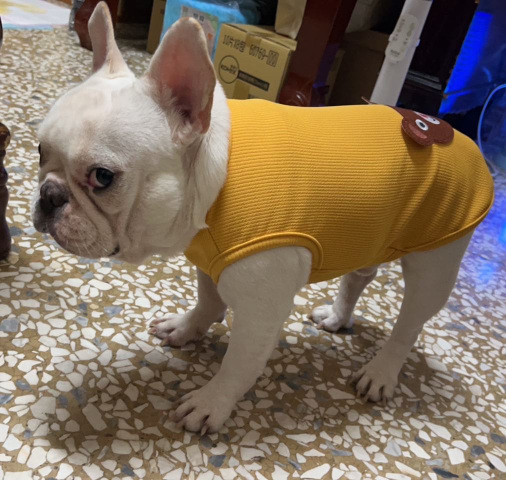
#> input picture week06/img3.jpg, 1012 x 960 px (shown at 1/2 size)
$ python 0325_5.py
#> lines starting #> are read from the running program, lines starting #| are printed output that depends on the picture
import cv2
import numpy as np
import matplotlib.pyplot as plt

img=cv2.imread("img3.jpg",0)
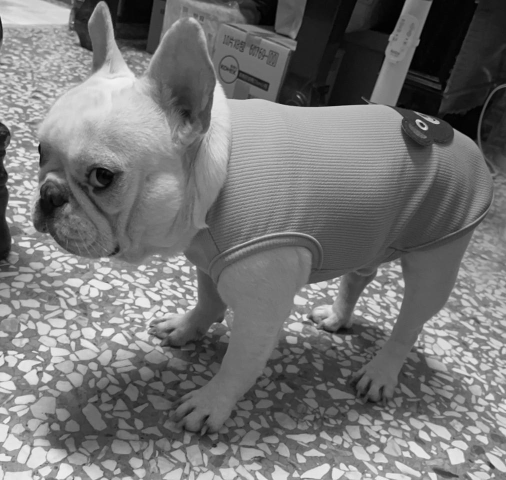
#> img: shape (960, 1012) (shown at 1/2 size); min 0, max 247, mean 116.8
img=cv2.resize(img,(300,300))
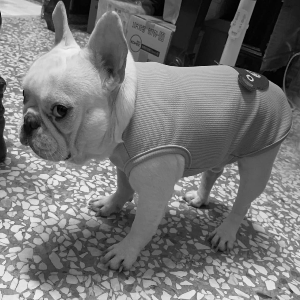
#> img: shape (300, 300); min 0, max 241, mean 116.7

# cv2.calcHist(images, channels, mask, histSize, ranges) 計算直方圖
# channels : gray[0] ; color image,B:[0] G:[1] R:[2]
# histSize : BIN count
# ranges : 像素值範圍, Normally, it is [0,256]

hist=cv2.calcHist( [img] , [0] , None , [256] , [0,256] )
#> hist = 256 values, max 826 at index 109, min 0 at index 242, mean 351.6

plt.hist(img.ravel(),256) # ravel() 是 NumPy 的函式，會把影像從 2D 展平成 1 維陣列。
plt.show()
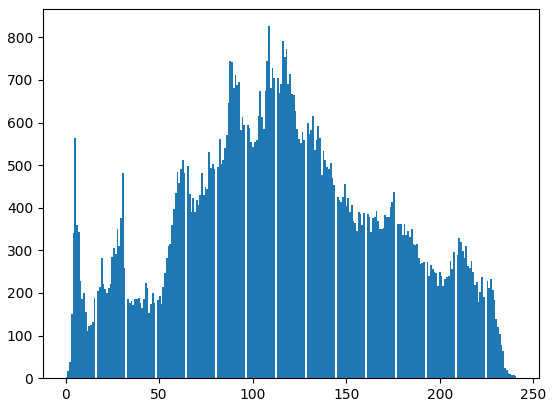
#> figure drawn by matplotlib, 1 panel; tallest bar 826 high, from x = 108.3 to 109.2

cv2.imshow('img',img)
cv2.waitKey(0)
cv2.destroyAllWindows()

$ run again, with week06/img2.jpg copied over week06/img3.jpg
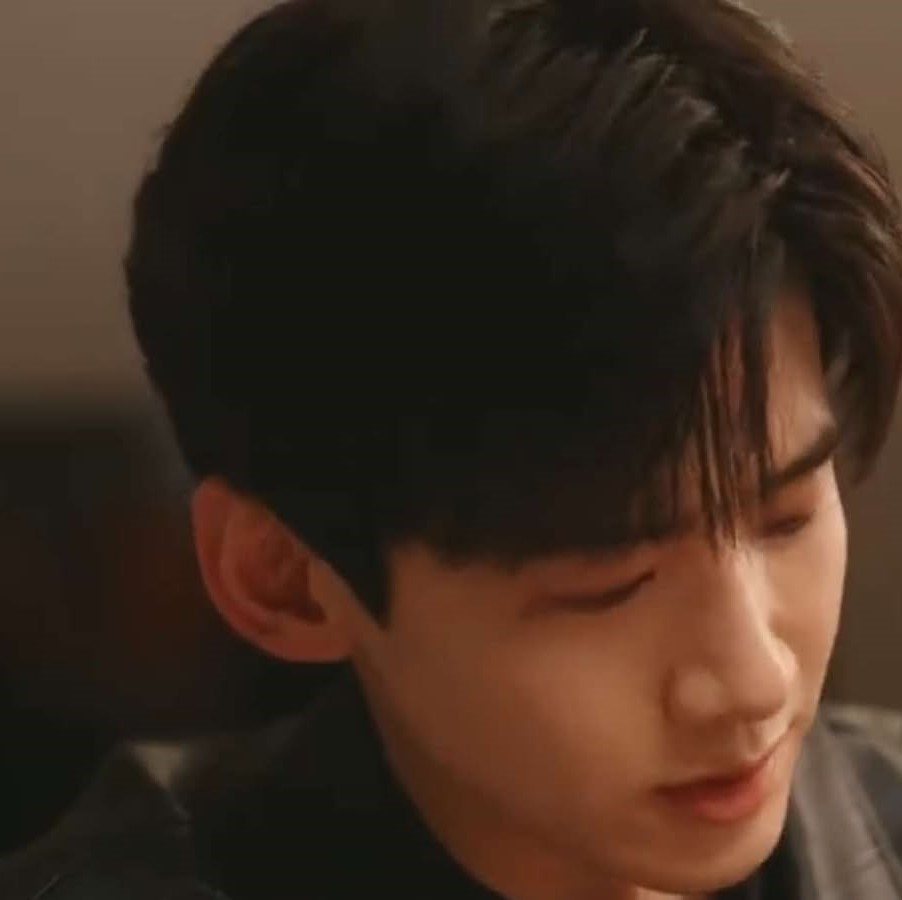
#> input picture week06/img2.jpg, 902 x 900 px
#> `img=cv2.imread("img3.jpg",0)`:
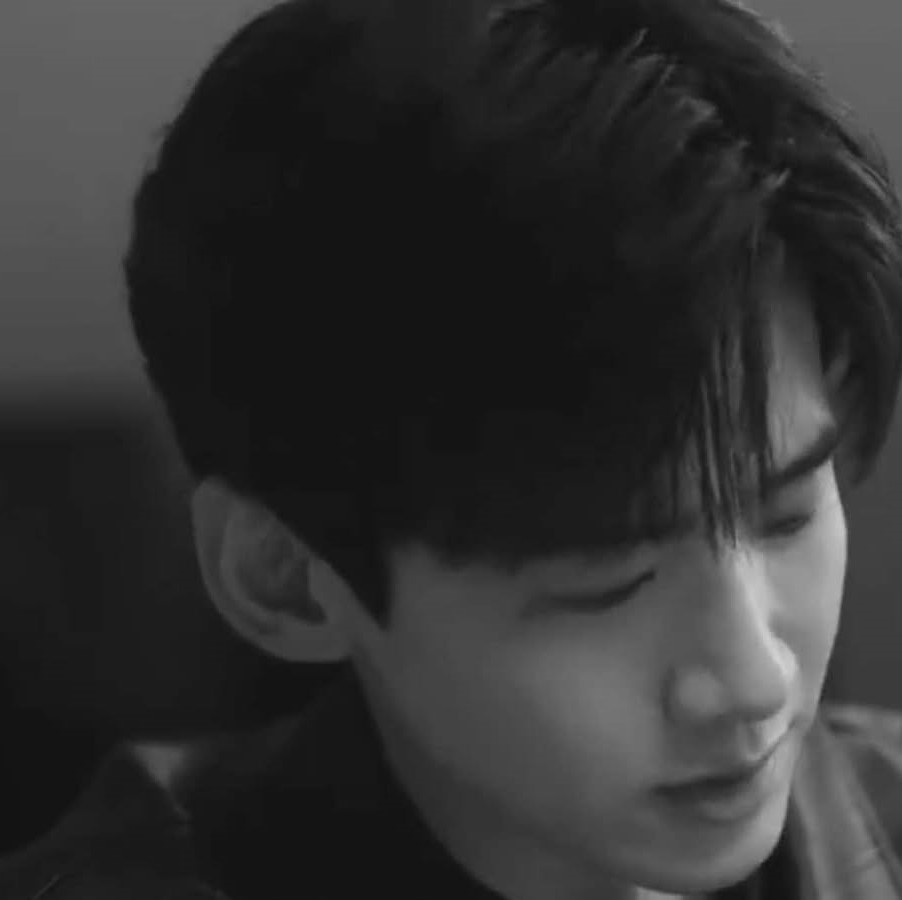
#> img: shape (900, 902); min 17, max 211, mean 48.5
#> hist = 256 values, max 14347 at index 20, min 0 at index 0, mean 351.6
#> `plt.show()`:
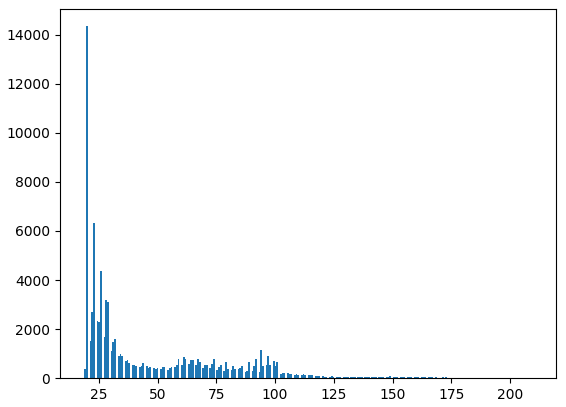
#> figure drawn by matplotlib, 1 panel; tallest bar 14347 high, from x = 19.5 to 20.25

$ run again, with week06/img.jpg copied over week06/img3.jpg
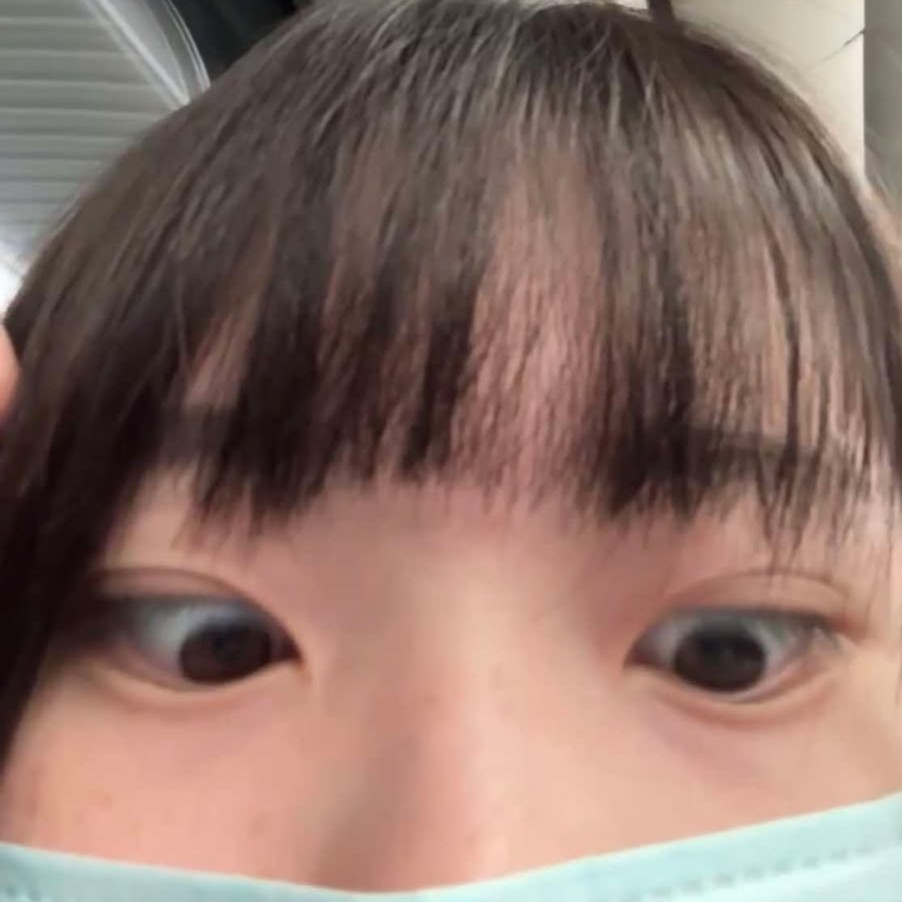
#> input picture week06/img.jpg, 902 x 902 px
#> `img=cv2.imread("img3.jpg",0)`:
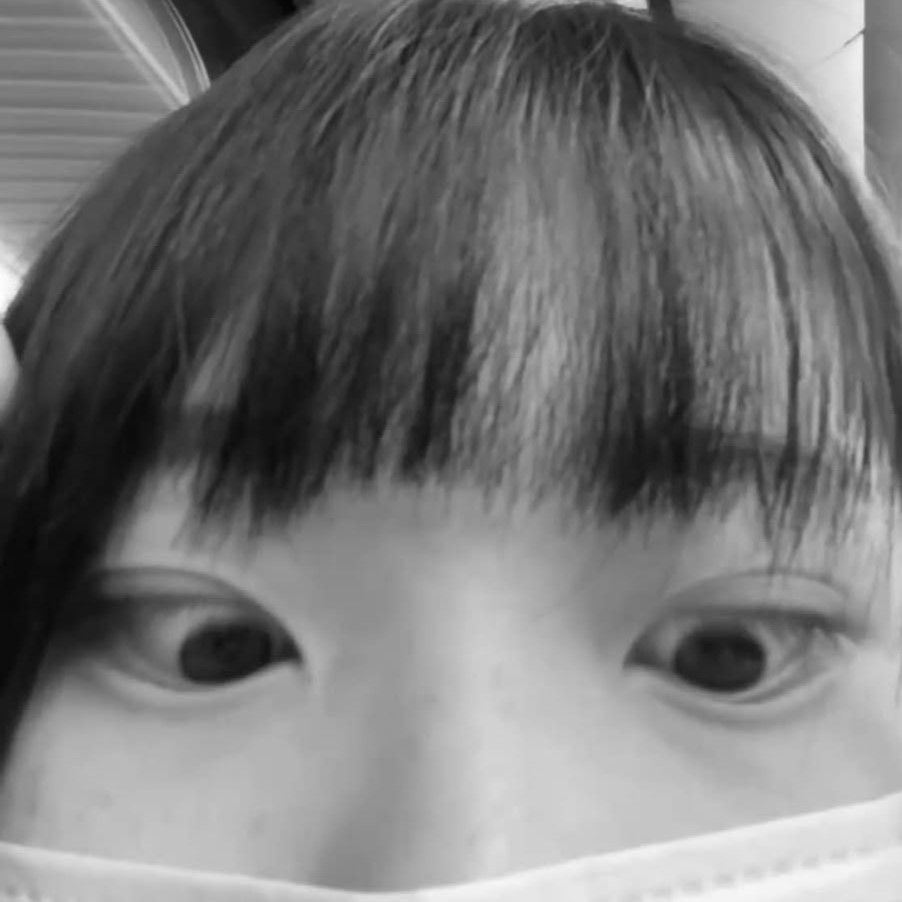
#> img: shape (902, 902); min 4, max 255, mean 118.5
#> hist = 256 values, max 666 at index 75, min 0 at index 0, mean 351.6
#> `plt.show()`:
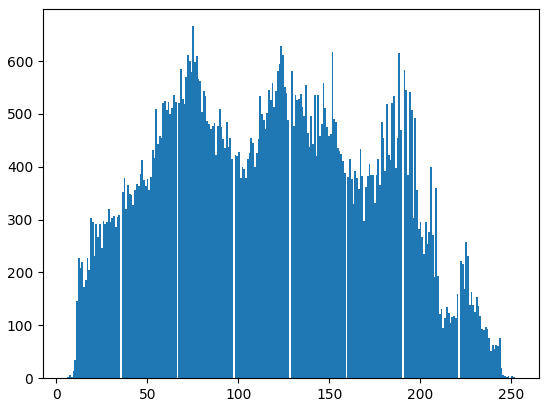
#> figure drawn by matplotlib, 1 panel; tallest bar 666 high, from x = 74.75 to 75.72
